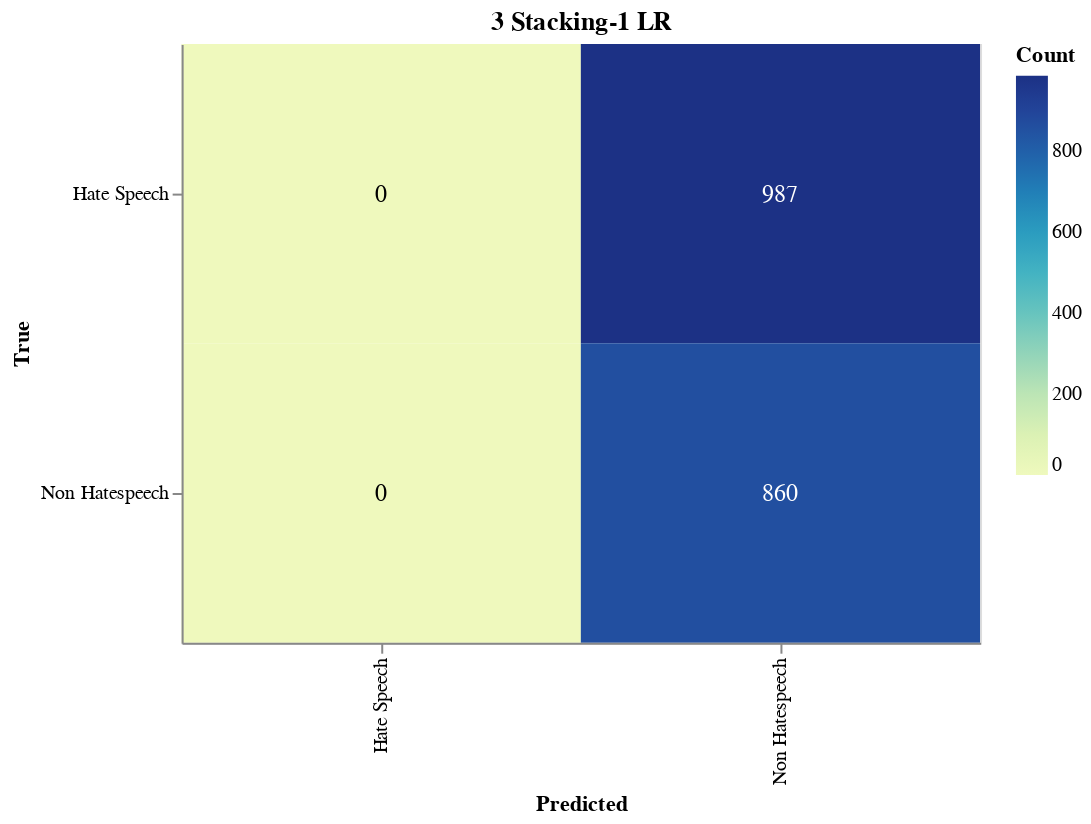

This figure's notebook cell:
### Markdown cell above
#### Save Confusion Matrix

### Code cell
import altair as alt
import altair_saver
import pandas as pd
from sklearn.metrics import confusion_matrix

# Calculate the confusion matrix
cm = confusion_matrix(true_labels, adjusted_predictions)

# Define class names
class_names = ['Hate Speech', 'Non Hatespeech']

# Convert confusion matrix to DataFrame
cm_df = pd.DataFrame(cm, index=class_names, columns=class_names).reset_index().melt(id_vars='index')
cm_df.columns = ['True', 'Predicted', 'Count']

# Ensure the order of categories
cm_df['True'] = pd.Categorical(cm_df['True'], categories=class_names, ordered=True)
cm_df['Predicted'] = pd.Categorical(cm_df['Predicted'], categories=class_names, ordered=True)

# Create the Altair plot
heatmap = alt.Chart(cm_df).mark_rect().encode(
    x=alt.X('Predicted:O', sort=class_names),
    y=alt.Y('True:O', sort=class_names),
    color='Count:Q',
    tooltip=['True', 'Predicted', 'Count']
).properties(
    width=400,
    height=300,
    title='3 Stacking-1 LR'
)

# Add text labels
text = heatmap.mark_text(
    align='center',
    baseline='middle',
    fontSize=12
).encode(
    text='Count:Q',
    color=alt.condition(
        alt.datum.Count > cm.max() / 2,
        alt.value('white'),
        alt.value('black')
    )
)

# Combine heatmap and text
final_chart = heatmap + text

# Display the plot
final_chart.show()

### Figure 1 — Vega-Lite specification as saved in the notebook (floating-point values rounded to 4 significant figures)
{"config": {"view": {"continuousWidth": 300, "continuousHeight": 300}}, "layer": [{"mark": {"type": "rect"}, "encoding": {"color": {"field": "Count", "type": "quantitative"}, "tooltip": [{"field": "True", "type": "ordinal"}, {"field": "Predicted", "type": "ordinal"}, {"field": "Count", "type": "quantitative"}], "x": {"field": "Predicted", "sort": ["Hate Speech", "Non Hatespeech"], "type": "ordinal"}, "y": {"field": "True", "sort": ["Hate Speech", "Non Hatespeech"], "type": "ordinal"}}, "title": "3 Stacking-1 LR"}, {"mark": {"type": "text", "align": "center", "baseline": "middle", "fontSize": 12}, "encoding": {"color": {"condition": {"test": "(datum.Count > 493.5)", "value": "white"}, "value": "black"}, "text": {"field": "Count", "type": "quantitative"}, "tooltip": [{"field": "True", "type": "ordinal"}, {"field": "Predicted", "type": "ordinal"}, {"field": "Count", "type": "quantitative"}], "x": {"field": "Predicted", "sort": ["Hate Speech", "Non Hatespeech"], "type": "ordinal"}, "y": {"field": "True", "sort": ["Hate Speech", "Non Hatespeech"], "type": "ordinal"}}, "title": "3 Stacking-1 LR"}], "data": {"name": "data-010c52edfd2079f09c0236dffc020b77"}, "height": 300, "width": 400, "$schema": "https://vega.github.io/schema/vega-lite/v5.17.0.json", "datasets": {"data-010c52edfd2079f09c0236dffc020b77": [{"True": "Hate Speech", "Predicted": "Hate Speech", "Count": 0}, {"True": "Non Hatespeech", "Predicted": "Hate Speech", "Count": 0}, {"True": "Hate Speech", "Predicted": "Non Hatespeech", "Count": 987}, {"True": "Non Hatespeech", "Predicted": "Non Hatespeech", "Count": 860}]}}
